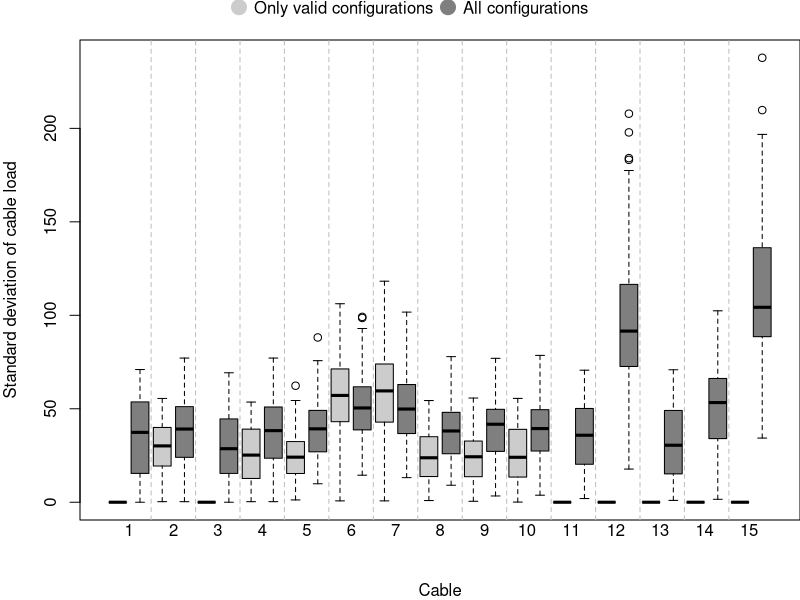

Write the R code that produced this figure.
xpData = read.csv(file= "results-varload-sc.csv", header=TRUE)

xpData$newCableId = xpData$cableId
indexes = xpData$newCableId < 10
xpData$newCableId[indexes] = paste("0", xpData$newCableId[indexes], sep="")

xpData$combined = paste(xpData$newCableId, xpData$categorie, sep="")

xVal = sort(unique(xpData$combined))
idxNaives = grepl("naive", xVal, TRUE)
colorsBoxes = ifelse(idxNaives, "gray50", "gray80")

par(mar=c(4, 4, 2, 0))
boxplot(xpData$stdLoad~xpData$combined,
        col=colorsBoxes,
        ylab = "Standard deviation of cable load",
        xlab = "Cable",
        xaxt='n',
        # names = c("1", "", "2", "", "3", "", "4", "", "5", "", "6", "", "7", "", "8", "", "9", "", "10", "", "11", "", "12", "", "13", "", "14", "", "15", ""),
        # las = 2
        )

legend("topleft", 
       legend = c("Only valid configurations","All configurations") , 
       col = colorsBoxes , 
       bty = "n", 
       pch=20 , 
       pt.cex = 3, 
       cex = 1, 
       horiz = TRUE, 
       inset = c(0.2, -0.11),
       xpd = TRUE
)

abline(v=seq(from=2.5, to=28.5, by=2), col="grey", lty=2)

# mtext(
#      text = "        1     2      3     4      5      6     7      8     9    10    11    12   13    14    15",
#      side= 1,
#      adj=0
#      )

mtext(text=1:9, side = 1, adj = 0, at= c(seq(from=1.3, by=2, length.out = 9)))
mtext(text=10:15, side = 1, adj = 0, at= c(seq(from=19, by=2, length.out = 6)))